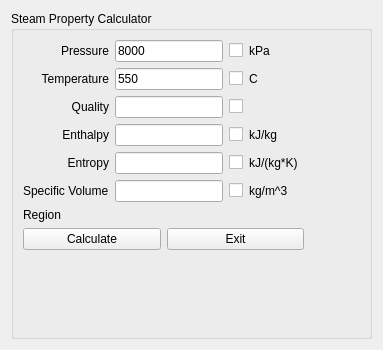
<?xml version="1.0" encoding="UTF-8"?>
<ui version="4.0">
 <class>Form</class>
 <widget class="QWidget" name="Form">
  <property name="geometry">
   <rect>
    <x>0</x>
    <y>0</y>
    <width>383</width>
    <height>350</height>
   </rect>
  </property>
  <property name="windowTitle">
   <string>Form</string>
  </property>
  <layout class="QVBoxLayout" name="verticalLayout">
   <item>
    <widget class="QGroupBox" name="groupBox">
     <property name="title">
      <string>Steam Property Calculator</string>
     </property>
     <layout class="QGridLayout" name="gridLayout">
      <item row="1" column="3">
       <widget class="QLabel" name="lbl_P_Units">
        <property name="text">
         <string>kPa</string>
        </property>
       </widget>
      </item>
      <item row="2" column="2">
       <widget class="QCheckBox" name="chk_Temp">
        <property name="text">
         <string/>
        </property>
       </widget>
      </item>
      <item row="1" column="1">
       <widget class="QLineEdit" name="le_P">
        <property name="text">
         <string>8000</string>
        </property>
       </widget>
      </item>
      <item row="2" column="0">
       <widget class="QLabel" name="label_6">
        <property name="text">
         <string>Temperature</string>
        </property>
        <property name="alignment">
         <set>Qt::AlignRight|Qt::AlignTrailing|Qt::AlignVCenter</set>
        </property>
       </widget>
      </item>
      <item row="2" column="3">
       <widget class="QLabel" name="lbl_T_Units">
        <property name="text">
         <string>C</string>
        </property>
       </widget>
      </item>
      <item row="2" column="6">
       <spacer name="horizontalSpacer">
        <property name="orientation">
         <enum>Qt::Horizontal</enum>
        </property>
        <property name="sizeHint" stdset="0">
         <size>
          <width>40</width>
          <height>20</height>
         </size>
        </property>
       </spacer>
      </item>
      <item row="4" column="0">
       <widget class="QLabel" name="label_5">
        <property name="text">
         <string>Quality</string>
        </property>
        <property name="alignment">
         <set>Qt::AlignRight|Qt::AlignTrailing|Qt::AlignVCenter</set>
        </property>
       </widget>
      </item>
      <item row="4" column="1">
       <widget class="QLineEdit" name="le_Q">
        <property name="text">
         <string/>
        </property>
       </widget>
      </item>
      <item row="1" column="2">
       <widget class="QCheckBox" name="chk_Press">
        <property name="text">
         <string/>
        </property>
       </widget>
      </item>
      <item row="2" column="1">
       <widget class="QLineEdit" name="le_T">
        <property name="text">
         <string>550</string>
        </property>
       </widget>
      </item>
      <item row="4" column="2">
       <widget class="QCheckBox" name="chk_Quality">
        <property name="text">
         <string/>
        </property>
       </widget>
      </item>
      <item row="5" column="0">
       <widget class="QLabel" name="label_3">
        <property name="text">
         <string>Enthalpy</string>
        </property>
        <property name="alignment">
         <set>Qt::AlignRight|Qt::AlignTrailing|Qt::AlignVCenter</set>
        </property>
       </widget>
      </item>
      <item row="1" column="0">
       <widget class="QLabel" name="label_7">
        <property name="text">
         <string>Pressure</string>
        </property>
        <property name="alignment">
         <set>Qt::AlignRight|Qt::AlignTrailing|Qt::AlignVCenter</set>
        </property>
       </widget>
      </item>
      <item row="5" column="3">
       <widget class="QLabel" name="lbl_H_Units">
        <property name="text">
         <string>kJ/kg</string>
        </property>
       </widget>
      </item>
      <item row="6" column="0">
       <widget class="QLabel" name="label_4">
        <property name="text">
         <string>Entropy</string>
        </property>
        <property name="alignment">
         <set>Qt::AlignRight|Qt::AlignTrailing|Qt::AlignVCenter</set>
        </property>
       </widget>
      </item>
      <item row="5" column="1">
       <widget class="QLineEdit" name="le_H">
        <property name="text">
         <string/>
        </property>
       </widget>
      </item>
      <item row="5" column="2">
       <widget class="QCheckBox" name="chk_Enthalpy">
        <property name="text">
         <string/>
        </property>
       </widget>
      </item>
      <item row="6" column="1">
       <widget class="QLineEdit" name="le_S">
        <property name="text">
         <string/>
        </property>
       </widget>
      </item>
      <item row="7" column="1">
       <widget class="QLineEdit" name="le_SpV">
        <property name="text">
         <string/>
        </property>
       </widget>
      </item>
      <item row="7" column="2">
       <widget class="QCheckBox" name="chk_SpV">
        <property name="text">
         <string/>
        </property>
       </widget>
      </item>
      <item row="7" column="3">
       <widget class="QLabel" name="lbl_SpV_Units">
        <property name="text">
         <string>kg/m^3</string>
        </property>
       </widget>
      </item>
      <item row="6" column="3">
       <widget class="QLabel" name="lbl_S_Units">
        <property name="text">
         <string>kJ/(kg*K)</string>
        </property>
       </widget>
      </item>
      <item row="8" column="0" colspan="6">
       <widget class="QLabel" name="lbl_Properties">
        <property name="text">
         <string>Region</string>
        </property>
        <property name="alignment">
         <set>Qt::AlignLeading|Qt::AlignLeft|Qt::AlignVCenter</set>
        </property>
       </widget>
      </item>
      <item row="6" column="2">
       <widget class="QCheckBox" name="chk_Entropy">
        <property name="text">
         <string/>
        </property>
       </widget>
      </item>
      <item row="7" column="0">
       <widget class="QLabel" name="label_8">
        <property name="text">
         <string>Specific Volume</string>
        </property>
        <property name="alignment">
         <set>Qt::AlignLeading|Qt::AlignLeft|Qt::AlignVCenter</set>
        </property>
       </widget>
      </item>
      <item row="9" column="0" colspan="5">
       <layout class="QHBoxLayout" name="horizontalLayout">
        <item>
         <widget class="QPushButton" name="pushButton_Calculate">
          <property name="text">
           <string>Calculate</string>
          </property>
         </widget>
        </item>
        <item>
         <widget class="QPushButton" name="pushButton_Exit">
          <property name="text">
           <string>Exit</string>
          </property>
         </widget>
        </item>
       </layout>
      </item>
      <item row="11" column="1">
       <spacer name="verticalSpacer">
        <property name="orientation">
         <enum>Qt::Vertical</enum>
        </property>
        <property name="sizeHint" stdset="0">
         <size>
          <width>20</width>
          <height>40</height>
         </size>
        </property>
       </spacer>
      </item>
     </layout>
    </widget>
   </item>
  </layout>
 </widget>
 <resources/>
 <connections/>
</ui>
